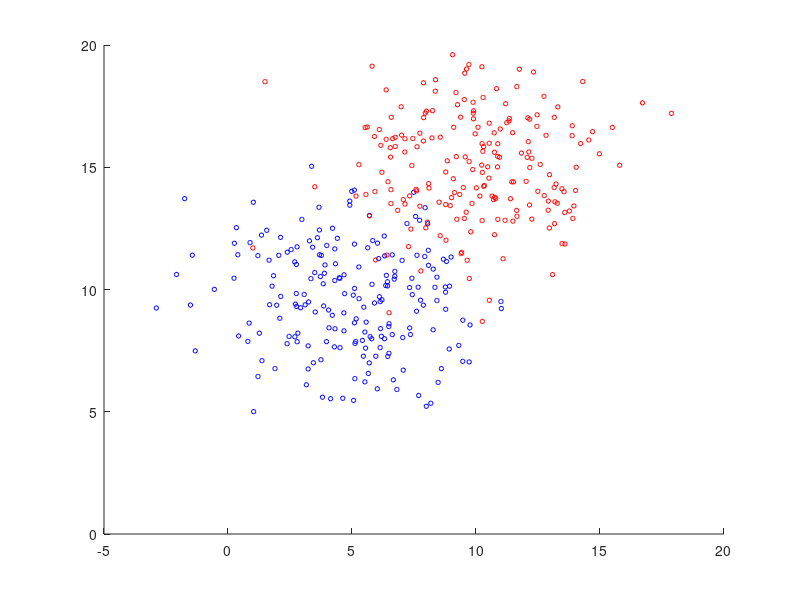

This chart was generated by the following MATLAB code: (Note: this script raises an error after producing the figure.)
clear all;
close all;

MU1 = [5 10];
SIGMA1 = [8 0; 0 4];
MU2 = [10 15];
SIGMA2 = [8 0; 0 4];
X1 = mvnrnd(MU1,SIGMA1,200);
X2 = mvnrnd(MU2,SIGMA2,200);

figure;
hold on;

scatter(X1(:,1), X1(:,2), 10, 'b');
scatter(X2(:,1), X2(:,2), 10, 'r');

[a_vectors, a_values] = eigs(SIGMA1)
[b_vectors, b_values] = eigs(SIGMA2)

a_theta = atan2(a_vectors(2,1), a_vectors(1,1));
plot_ellipse(MU1(1), MU1(2), a_theta, sqrt(a_values(1,1)), sqrt(a_values(2,2)));

b_theta = atan2(b_vectors(2,1), b_vectors(1,1));
plot_ellipse(MU2(1), MU2(2), b_theta, sqrt(b_values(1,1)),sqrt(b_values(2,2)));




% figure
% 
% options = statset('Display','final');
% obj = gmdistribution.fit(X,2,'Options',options);
% hold on
% h = ezcontour(@(x,y)pdf(obj,[x y]),[0 25],[0 25]);
% hold off